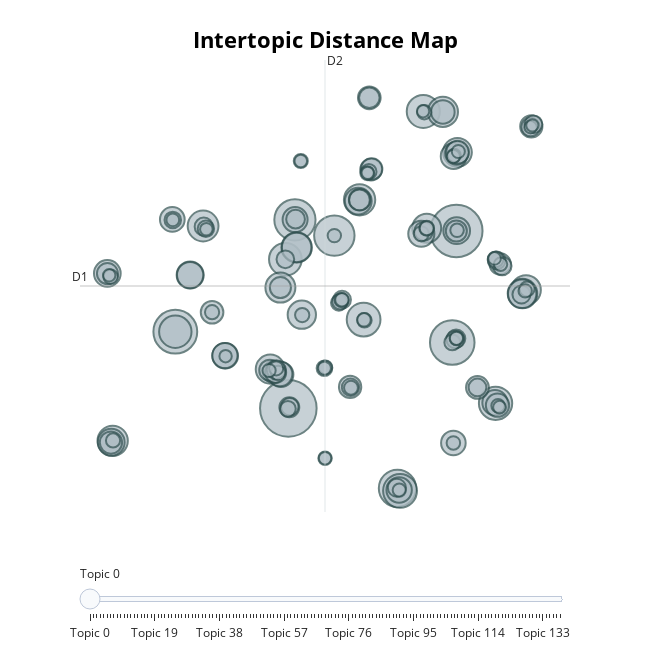

Notebook code cell kept with this figure:
### Code cell
# Creating clusters for the whole data set
model,topics,proba = cfc.cluster_data(df,min_topic_size=50,fine_tune_label=True,get_topics=True,get_proba=True,ngram=2)
# Saving the BERTopic model
model.save("./models/bertopic_model_whole_data_set.brt")
df = cfc.add_topic_labels(df,topics,proba,model)
display(model.get_topic_info())
model.visualize_topics()

### Figure 1 — Plotly figure (JSON) as saved in the notebook; plotly's stock layout.template omitted (floating-point values rounded to 4 significant figures; data arrays with more than 128 entries replaced by an {"elided": "..."} marker saying what was removed)
{"data": [{"customdata": {"elided": "139x3 mixed values"}, "hovertemplate": "<b>Topic %{customdata[0]}</b><br>%{customdata[1]}<br>Size: %{customdata[2]}", "legendgroup": "", "marker": {"color": "#B0BEC5", "line": {"color": "DarkSlateGrey", "width": 2}, "size": {"elided": "139 int values"}, "sizemode": "area", "sizeref": 0.6656, "symbol": "circle"}, "mode": "markers", "name": "", "orientation": "v", "showlegend": false, "type": "scatter", "x": {"elided": "139 float values"}, "xaxis": "x", "y": {"elided": "139 float values"}, "yaxis": "y"}], "layout": {"annotations": [{"showarrow": false, "text": "D1", "x": -16.61, "y": 5.139, "yshift": 10}, {"showarrow": false, "text": "D2", "x": 2.805, "xshift": 10, "y": 23.28}], "height": 650, "hoverlabel": {"bgcolor": "white", "font": {"family": "Rockwell", "size": 16}}, "legend": {"itemsizing": "constant", "tracegroupgap": 0}, "margin": {"t": 60}, "shapes": [{"line": {"color": "#CFD8DC", "width": 2}, "type": "line", "x0": 2.805, "x1": 2.805, "y0": -13.0, "y1": 23.28}, {"line": {"color": "#9E9E9E", "width": 2}, "type": "line", "x0": -16.61, "x1": 22.22, "y0": 5.139, "y1": 5.139}], "sliders": [{"active": 0, "pad": {"t": 50}, "steps": [{"args": [{"marker.color": {"elided": "1x139 str values"}}], "label": "Topic 0", "method": "update"}, {"args": [{"marker.color": {"elided": "1x139 str values"}}], "label": "Topic 1", "method": "update"}, {"args": [{"marker.color": {"elided": "1x139 str values"}}], "label": "Topic 2", "method": "update"}, {"args": [{"marker.color": {"elided": "1x139 str values"}}], "label": "Topic 3", "method": "update"}, {"args": [{"marker.color": {"elided": "1x139 str values"}}], "label": "Topic 4", "method": "update"}, {"args": [{"marker.color": {"elided": "1x139 str values"}}], "label": "Topic 5", "method": "update"}, {"args": [{"marker.color": {"elided": "1x139 str values"}}], "label": "Topic 6", "method": "update"}, {"args": [{"marker.color": {"elided": "1x139 str values"}}], "label": "Topic 7", "method": "update"}, {"args": [{"marker.color": {"elided": "1x139 str values"}}], "label": "Topic 8", "method": "update"}, {"args": [{"marker.color": {"elided": "1x139 str values"}}], "label": "Topic 9", "method": "update"}, {"args": [{"marker.color": {"elided": "1x139 str values"}}], "label": "Topic 10", "method": "update"}, {"args": [{"marker.color": {"elided": "1x139 str values"}}], "label": "Topic 11", "method": "update"}, {"args": [{"marker.color": {"elided": "1x139 str values"}}], "label": "Topic 12", "method": "update"}, {"args": [{"marker.color": {"elided": "1x139 str values"}}], "label": "Topic 13", "method": "update"}, {"args": [{"marker.color": {"elided": "1x139 str values"}}], "label": "Topic 14", "method": "update"}, {"args": [{"marker.color": {"elided": "1x139 str values"}}], "label": "Topic 15", "method": "update"}, {"args": [{"marker.color": {"elided": "1x139 str values"}}], "label": "Topic 16", "method": "update"}, {"args": [{"marker.color": {"elided": "1x139 str values"}}], "label": "Topic 17", "method": "update"}, {"args": [{"marker.color": {"elided": "1x139 str values"}}], "label": "Topic 18", "method": "update"}, {"args": [{"marker.color": {"elided": "1x139 str values"}}], "label": "Topic 19", "method": "update"}, {"args": [{"marker.color": {"elided": "1x139 str values"}}], "label": "Topic 20", "method": "update"}, {"args": [{"marker.color": {"elided": "1x139 str values"}}], "label": "Topic 21", "method": "update"}, {"args": [{"marker.color": {"elided": "1x139 str values"}}], "label": "Topic 22", "method": "update"}, {"args": [{"marker.color": {"elided": "1x139 str values"}}], "label": "Topic 23", "method": "update"}, {"args": [{"marker.color": {"elided": "1x139 str values"}}], "label": "Topic 24", "method": "update"}, {"args": [{"marker.color": {"elided": "1x139 str values"}}], "label": "Topic 25", "method": "update"}, {"args": [{"marker.color": {"elided": "1x139 str values"}}], "label": "Topic 26", "method": "update"}, {"args": [{"marker.color": {"elided": "1x139 str values"}}], "label": "Topic 27", "method": "update"}, {"args": [{"marker.color": {"elided": "1x139 str values"}}], "label": "Topic 28", "method": "update"}, {"args": [{"marker.color": {"elided": "1x139 str values"}}], "label": "Topic 29", "method": "update"}, {"args": [{"marker.color": {"elided": "1x139 str values"}}], "label": "Topic 30", "method": "update"}, {"args": [{"marker.color": {"elided": "1x139 str values"}}], "label": "Topic 31", "method": "update"}, {"args": [{"marker.color": {"elided": "1x139 str values"}}], "label": "Topic 32", "method": "update"}, {"args": [{"marker.color": {"elided": "1x139 str values"}}], "label": "Topic 33", "method": "update"}, {"args": [{"marker.color": {"elided": "1x139 str values"}}], "label": "Topic 34", "method": "update"}, {"args": [{"marker.color": {"elided": "1x139 str values"}}], "label": "Topic 35", "method": "update"}, {"args": [{"marker.color": {"elided": "1x139 str values"}}], "label": "Topic 36", "method": "update"}, {"args": [{"marker.color": {"elided": "1x139 str values"}}], "label": "Topic 37", "method": "update"}, {"args": [{"marker.color": {"elided": "1x139 str values"}}], "label": "Topic 38", "method": "update"}, {"args": [{"marker.color": {"elided": "1x139 str values"}}], "label": "Topic 39", "method": "update"}, {"args": [{"marker.color": {"elided": "1x139 str values"}}], "label": "Topic 40", "method": "update"}, {"args": [{"marker.color": {"elided": "1x139 str values"}}], "label": "Topic 41", "method": "update"}, {"args": [{"marker.color": {"elided": "1x139 str values"}}], "label": "Topic 42", "method": "update"}, {"args": [{"marker.color": {"elided": "1x139 str values"}}], "label": "Topic 43", "method": "update"}, {"args": [{"marker.color": {"elided": "1x139 str values"}}], "label": "Topic 44", "method": "update"}, {"args": [{"marker.color": {"elided": "1x139 str values"}}], "label": "Topic 45", "method": "update"}, {"args": [{"marker.color": {"elided": "1x139 str values"}}], "label": "Topic 46", "method": "update"}, {"args": [{"marker.color": {"elided": "1x139 str values"}}], "label": "Topic 47", "method": "update"}, {"args": [{"marker.color": {"elided": "1x139 str values"}}], "label": "Topic 48", "method": "update"}, {"args": [{"marker.color": {"elided": "1x139 str values"}}], "label": "Topic 49", "method": "update"}, {"args": [{"marker.color": {"elided": "1x139 str values"}}], "label": "Topic 50", "method": "update"}, {"args": [{"marker.color": {"elided": "1x139 str values"}}], "label": "Topic 51", "method": "update"}, {"args": [{"marker.color": {"elided": "1x139 str values"}}], "label": "Topic 52", "method": "update"}, {"args": [{"marker.color": {"elided": "1x139 str values"}}], "label": "Topic 53", "method": "update"}, {"args": [{"marker.color": {"elided": "1x139 str values"}}], "label": "Topic 54", "method": "update"}, {"args": [{"marker.color": {"elided": "1x139 str values"}}], "label": "Topic 55", "method": "update"}, {"args": [{"marker.color": {"elided": "1x139 str values"}}], "label": "Topic 56", "method": "update"}, {"args": [{"marker.color": {"elided": "1x139 str values"}}], "label": "Topic 57", "method": "update"}, {"args": [{"marker.color": {"elided": "1x139 str values"}}], "label": "Topic 58", "method": "update"}, {"args": [{"marker.color": {"elided": "1x139 str values"}}], "label": "Topic 59", "method": "update"}, {"args": [{"marker.color": {"elided": "1x139 str values"}}], "label": "Topic 60", "method": "update"}, {"args": [{"marker.color": {"elided": "1x139 str values"}}], "label": "Topic 61", "method": "update"}, {"args": [{"marker.color": {"elided": "1x139 str values"}}], "label": "Topic 62", "method": "update"}, {"args": [{"marker.color": {"elided": "1x139 str values"}}], "label": "Topic 63", "method": "update"}, {"args": [{"marker.color": {"elided": "1x139 str values"}}], "label": "Topic 64", "method": "update"}, {"args": [{"marker.color": {"elided": "1x139 str values"}}], "label": "Topic 65", "method": "update"}, {"args": [{"marker.color": {"elided": "1x139 str values"}}], "label": "Topic 66", "method": "update"}, {"args": [{"marker.color": {"elided": "1x139 str values"}}], "label": "Topic 67", "method": "update"}, {"args": [{"marker.color": {"elided": "1x139 str values"}}], "label": "Topic 68", "method": "update"}, {"args": [{"marker.color": {"elided": "1x139 str values"}}], "label": "Topic 69", "method": "update"}, {"args": [{"marker.color": {"elided": "1x139 str values"}}], "label": "Topic 70", "method": "update"}, {"args": [{"marker.color": {"elided": "1x139 str values"}}], "label": "Topic 71", "method": "update"}, {"args": [{"marker.color": {"elided": "1x139 str values"}}], "label": "Topic 72", "method": "update"}, {"args": [{"marker.color": {"elided": "1x139 str values"}}], "label": "Topic 73", "method": "update"}, {"args": [{"marker.color": {"elided": "1x139 str values"}}], "label": "Topic 74", "method": "update"}, {"args": [{"marker.color": {"elided": "1x139 str values"}}], "label": "Topic 75", "method": "update"}, {"args": [{"marker.color": {"elided": "1x139 str values"}}], "label": "Topic 76", "method": "update"}, {"args": [{"marker.color": {"elided": "1x139 str values"}}], "label": "Topic 77", "method": "update"}, {"args": [{"marker.color": {"elided": "1x139 str values"}}], "label": "Topic 78", "method": "update"}, {"args": [{"marker.color": {"elided": "1x139 str values"}}], "label": "Topic 79", "method": "update"}, {"args": [{"marker.color": {"elided": "1x139 str values"}}], "label": "Topic 80", "method": "update"}, {"args": [{"marker.color": {"elided": "1x139 str values"}}], "label": "Topic 81", "method": "update"}, {"args": [{"marker.color": {"elided": "1x139 str values"}}], "label": "Topic 82", "method": "update"}, {"args": [{"marker.color": {"elided": "1x139 str values"}}], "label": "Topic 83", "method": "update"}, {"args": [{"marker.color": {"elided": "1x139 str values"}}], "label": "Topic 84", "method": "update"}, {"args": [{"marker.color": {"elided": "1x139 str values"}}], "label": "Topic 85", "method": "update"}, {"args": [{"marker.color": {"elided": "1x139 str values"}}], "label": "Topic 86", "method": "update"}, {"args": [{"marker.color": {"elided": "1x139 str values"}}], "label": "Topic 87", "method": "update"}, {"args": [{"marker.color": {"elided": "1x139 str values"}}], "label": "Topic 88", "method": "update"}, {"args": [{"marker.color": {"elided": "1x139 str values"}}], "label": "Topic 89", "method": "update"}, {"args": [{"marker.color": {"elided": "1x139 str values"}}], "label": "Topic 90", "method": "update"}, {"args": [{"marker.color": {"elided": "1x139 str values"}}], "label": "Topic 91", "method": "update"}, {"args": [{"marker.color": {"elided": "1x139 str values"}}], "label": "Topic 92", "method": "update"}, {"args": [{"marker.color": {"elided": "1x139 str values"}}], "label": "Topic 93", "method": "update"}, {"args": [{"marker.color": {"elided": "1x139 str values"}}], "label": "Topic 94", "method": "update"}, {"args": [{"marker.color": {"elided": "1x139 str values"}}], "label": "Topic 95", "method": "update"}, {"args": [{"marker.color": {"elided": "1x139 str values"}}], "label": "Topic 96", "method": "update"}, {"args": [{"marker.color": {"elided": "1x139 str values"}}], "label": "Topic 97", "method": "update"}, {"args": [{"marker.color": {"elided": "1x139 str values"}}], "label": "Topic 98", "method": "update"}, {"args": [{"marker.color": {"elided": "1x139 str values"}}], "label": "Topic 99", "method": "update"}, {"args": [{"marker.color": {"elided": "1x139 str values"}}], "label": "Topic 100", "method": "update"}, {"args": [{"marker.color": {"elided": "1x139 str values"}}], "label": "Topic 101", "method": "update"}, {"args": [{"marker.color": {"elided": "1x139 str values"}}], "label": "Topic 102", "method": "update"}, {"args": [{"marker.color": {"elided": "1x139 str values"}}], "label": "Topic 103", "method": "update"}, {"args": [{"marker.color": {"elided": "1x139 str values"}}], "label": "Topic 104", "method": "update"}, {"args": [{"marker.color": {"elided": "1x139 str values"}}], "label": "Topic 105", "method": "update"}, {"args": [{"marker.color": {"elided": "1x139 str values"}}], "label": "Topic 106", "method": "update"}, {"args": [{"marker.color": {"elided": "1x139 str values"}}], "label": "Topic 107", "method": "update"}, {"args": [{"marker.color": {"elided": "1x139 str values"}}], "label": "Topic 108", "method": "update"}, {"args": [{"marker.color": {"elided": "1x139 str values"}}], "label": "Topic 109", "method": "update"}, {"args": [{"marker.color": {"elided": "1x139 str values"}}], "label": "Topic 110", "method": "update"}, {"args": [{"marker.color": {"elided": "1x139 str values"}}], "label": "Topic 111", "method": "update"}, {"args": [{"marker.color": {"elided": "1x139 str values"}}], "label": "Topic 112", "method": "update"}, {"args": [{"marker.color": {"elided": "1x139 str values"}}], "label": "Topic 113", "method": "update"}, {"args": [{"marker.color": {"elided": "1x139 str values"}}], "label": "Topic 114", "method": "update"}, {"args": [{"marker.color": {"elided": "1x139 str values"}}], "label": "Topic 115", "method": "update"}, {"args": [{"marker.color": {"elided": "1x139 str values"}}], "label": "Topic 116", "method": "update"}, {"args": [{"marker.color": {"elided": "1x139 str values"}}], "label": "Topic 117", "method": "update"}, {"args": [{"marker.color": {"elided": "1x139 str values"}}], "label": "Topic 118", "method": "update"}, {"args": [{"marker.color": {"elided": "1x139 str values"}}], "label": "Topic 119", "method": "update"}, {"args": [{"marker.color": {"elided": "1x139 str values"}}], "label": "Topic 120", "method": "update"}, {"args": [{"marker.color": {"elided": "1x139 str values"}}], "label": "Topic 121", "method": "update"}, {"args": [{"marker.color": {"elided": "1x139 str values"}}], "label": "Topic 122", "method": "update"}, {"args": [{"marker.color": {"elided": "1x139 str values"}}], "label": "Topic 123", "method": "update"}, {"args": [{"marker.color": {"elided": "1x139 str values"}}], "label": "Topic 124", "method": "update"}, {"args": [{"marker.color": {"elided": "1x139 str values"}}], "label": "Topic 125", "method": "update"}, {"args": [{"marker.color": {"elided": "1x139 str values"}}], "label": "Topic 126", "method": "update"}, {"args": [{"marker.color": {"elided": "1x139 str values"}}], "label": "Topic 127", "method": "update"}, {"args": [{"marker.color": {"elided": "1x139 str values"}}], "label": "Topic 128", "method": "update"}, {"args": [{"marker.color": {"elided": "1x139 str values"}}], "label": "Topic 129", "method": "update"}, {"args": [{"marker.color": {"elided": "1x139 str values"}}], "label": "Topic 130", "method": "update"}, {"args": [{"marker.color": {"elided": "1x139 str values"}}], "label": "Topic 131", "method": "update"}, {"args": [{"marker.color": {"elided": "1x139 str values"}}], "label": "Topic 132", "method": "update"}, {"args": [{"marker.color": {"elided": "1x139 str values"}}], "label": "Topic 133", "method": "update"}, {"args": [{"marker.color": {"elided": "1x139 str values"}}], "label": "Topic 134", "method": "update"}, {"args": [{"marker.color": {"elided": "1x139 str values"}}], "label": "Topic 135", "method": "update"}, {"args": [{"marker.color": {"elided": "1x139 str values"}}], "label": "Topic 136", "method": "update"}, {"args": [{"marker.color": {"elided": "1x139 str values"}}], "label": "Topic 137", "method": "update"}, {"args": [{"marker.color": {"elided": "1x139 str values"}}], "label": "Topic 138", "method": "update"}]}], "title": {"font": {"color": "Black", "size": 22}, "text": "<b>Intertopic Distance Map</b>", "x": 0.5, "xanchor": "center", "y": 0.95, "yanchor": "top"}, "width": 650, "xaxis": {"anchor": "y", "domain": [0, 1], "range": [-16.61, 22.22], "title": {"text": ""}, "visible": false}, "yaxis": {"anchor": "x", "domain": [0, 1], "range": [-13.0, 23.28], "title": {"text": ""}, "visible": false}}}
